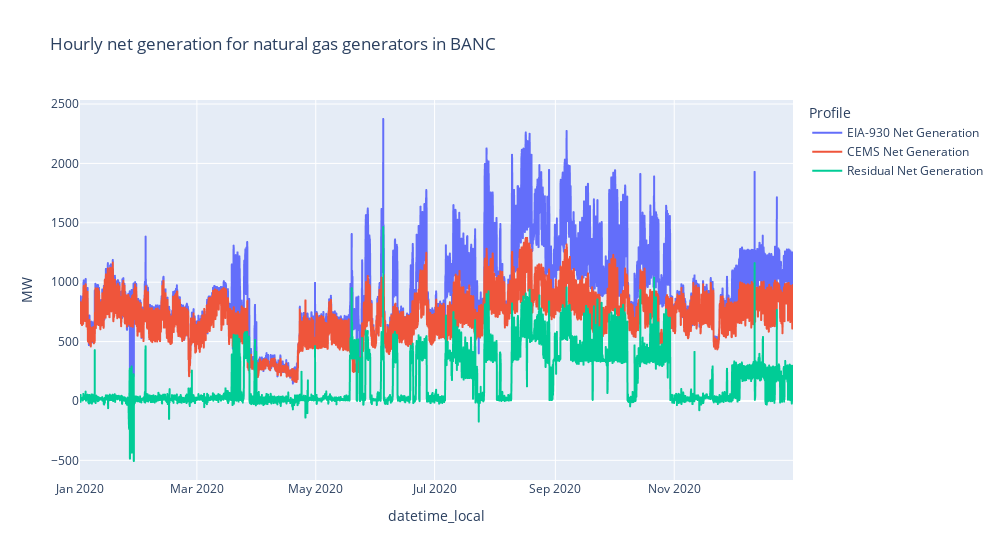

Notebook source saved alongside this figure:
### Code cell
ba = "BANC"
fuel_category = "natural_gas"
data = hourly_profiles[
    (hourly_profiles["ba_code"] == ba)
    & (hourly_profiles["fuel_category"] == fuel_category)
]
px.line(
    data.rename(columns={"eia930_profile":"EIA-930 Net Generation", "cems_profile":"CEMS Net Generation", "residual_profile":"Residual Net Generation"}),
    x="datetime_local",
    y=["EIA-930 Net Generation", "CEMS Net Generation", "Residual Net Generation"],
    width=1000,
    title="Hourly net generation for natural gas generators in BANC",
    labels={"value": "MW", "variable": "Profile",},
)

### Figure 1 — Plotly figure (JSON) as saved in the notebook; plotly's stock layout.template omitted (floating-point values rounded to 4 significant figures; data arrays with more than 128 entries replaced by an {"elided": "..."} marker saying what was removed)
{"data": [{"hovertemplate": "Profile=EIA-930 Net Generation<br>datetime_local=%{x}<br>MW=%{y}<extra></extra>", "legendgroup": "EIA-930 Net Generation", "line": {"color": "#636efa", "dash": "solid"}, "marker": {"symbol": "circle"}, "mode": "lines", "name": "EIA-930 Net Generation", "showlegend": true, "type": "scattergl", "x": {"elided": "8784 str values"}, "xaxis": "x", "y": {"elided": "8784 int values"}, "yaxis": "y"}, {"hovertemplate": "Profile=CEMS Net Generation<br>datetime_local=%{x}<br>MW=%{y}<extra></extra>", "legendgroup": "CEMS Net Generation", "line": {"color": "#EF553B", "dash": "solid"}, "marker": {"symbol": "circle"}, "mode": "lines", "name": "CEMS Net Generation", "showlegend": true, "type": "scattergl", "x": {"elided": "8784 str values"}, "xaxis": "x", "y": {"elided": "8784 float values"}, "yaxis": "y"}, {"hovertemplate": "Profile=Residual Net Generation<br>datetime_local=%{x}<br>MW=%{y}<extra></extra>", "legendgroup": "Residual Net Generation", "line": {"color": "#00cc96", "dash": "solid"}, "marker": {"symbol": "circle"}, "mode": "lines", "name": "Residual Net Generation", "showlegend": true, "type": "scattergl", "x": {"elided": "8784 str values"}, "xaxis": "x", "y": {"elided": "8784 float values"}, "yaxis": "y"}], "layout": {"legend": {"title": {"text": "Profile"}, "tracegroupgap": 0}, "title": {"text": "Hourly net generation for natural gas generators in BANC"}, "width": 1000, "xaxis": {"anchor": "y", "domain": [0, 1], "title": {"text": "datetime_local"}}, "yaxis": {"anchor": "x", "domain": [0, 1], "title": {"text": "MW"}}}}
